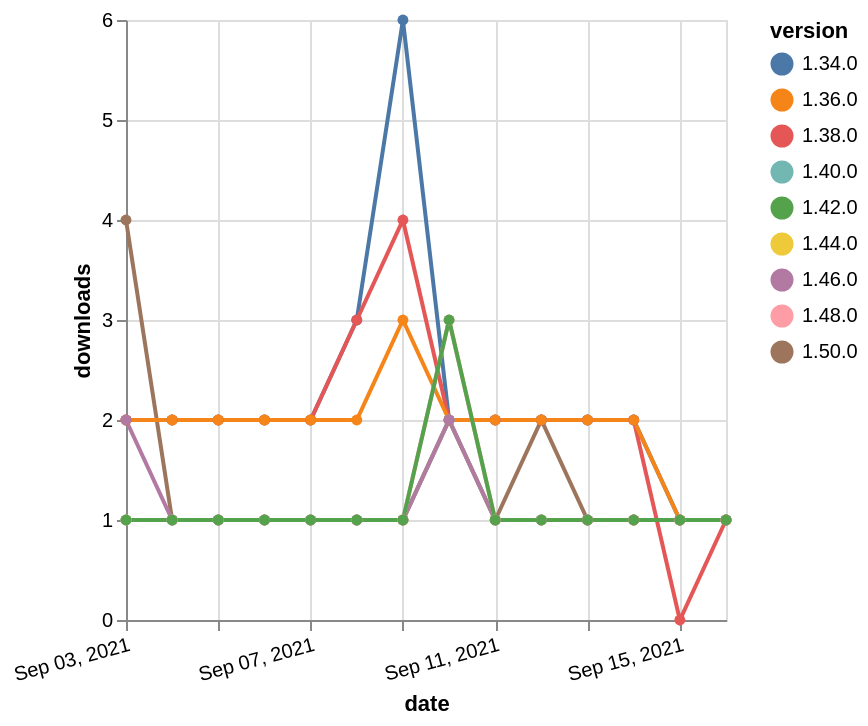

Source (Vega-Lite JSON):
### Vega-Lite specification from a JSON file in a GitHub repository (floating-point values rounded to 4 significant figures)
{"$schema": "https://vega.github.io/schema/vega-lite/v5.json", "description": "A simple bar chart with embedded data.", "data": {"values": [{"date": "2021-09-03", "total": 3040, "delta": 2, "version": "1.34.0"}, {"date": "2021-09-04", "total": 3042, "delta": 2, "version": "1.34.0"}, {"date": "2021-09-05", "total": 3044, "delta": 2, "version": "1.34.0"}, {"date": "2021-09-06", "total": 3046, "delta": 2, "version": "1.34.0"}, {"date": "2021-09-07", "total": 3048, "delta": 2, "version": "1.34.0"}, {"date": "2021-09-08", "total": 3051, "delta": 3, "version": "1.34.0"}, {"date": "2021-09-09", "total": 3057, "delta": 6, "version": "1.34.0"}, {"date": "2021-09-10", "total": 3059, "delta": 2, "version": "1.34.0"}, {"date": "2021-09-11", "total": 3061, "delta": 2, "version": "1.34.0"}, {"date": "2021-09-12", "total": 3063, "delta": 2, "version": "1.34.0"}, {"date": "2021-09-13", "total": 3065, "delta": 2, "version": "1.34.0"}, {"date": "2021-09-14", "total": 3067, "delta": 2, "version": "1.34.0"}, {"date": "2021-09-15", "total": 3068, "delta": 1, "version": "1.34.0"}, {"date": "2021-09-16", "total": 3069, "delta": 1, "version": "1.34.0"}, {"date": "2021-09-03", "total": 125, "delta": 4, "version": "1.50.0"}, {"date": "2021-09-04", "total": 126, "delta": 1, "version": "1.50.0"}, {"date": "2021-09-05", "total": 127, "delta": 1, "version": "1.50.0"}, {"date": "2021-09-06", "total": 128, "delta": 1, "version": "1.50.0"}, {"date": "2021-09-07", "total": 129, "delta": 1, "version": "1.50.0"}, {"date": "2021-09-08", "total": 130, "delta": 1, "version": "1.50.0"}, {"date": "2021-09-09", "total": 131, "delta": 1, "version": "1.50.0"}, {"date": "2021-09-10", "total": 133, "delta": 2, "version": "1.50.0"}, {"date": "2021-09-11", "total": 134, "delta": 1, "version": "1.50.0"}, {"date": "2021-09-12", "total": 136, "delta": 2, "version": "1.50.0"}, {"date": "2021-09-13", "total": 137, "delta": 1, "version": "1.50.0"}, {"date": "2021-09-14", "total": 138, "delta": 1, "version": "1.50.0"}, {"date": "2021-09-15", "total": 139, "delta": 1, "version": "1.50.0"}, {"date": "2021-09-16", "total": 140, "delta": 1, "version": "1.50.0"}, {"date": "2021-09-03", "total": 186, "delta": 1, "version": "1.44.0"}, {"date": "2021-09-04", "total": 187, "delta": 1, "version": "1.44.0"}, {"date": "2021-09-05", "total": 188, "delta": 1, "version": "1.44.0"}, {"date": "2021-09-06", "total": 189, "delta": 1, "version": "1.44.0"}, {"date": "2021-09-07", "total": 190, "delta": 1, "version": "1.44.0"}, {"date": "2021-09-08", "total": 191, "delta": 1, "version": "1.44.0"}, {"date": "2021-09-09", "total": 192, "delta": 1, "version": "1.44.0"}, {"date": "2021-09-10", "total": 194, "delta": 2, "version": "1.44.0"}, {"date": "2021-09-11", "total": 195, "delta": 1, "version": "1.44.0"}, {"date": "2021-09-12", "total": 196, "delta": 1, "version": "1.44.0"}, {"date": "2021-09-13", "total": 197, "delta": 1, "version": "1.44.0"}, {"date": "2021-09-14", "total": 198, "delta": 1, "version": "1.44.0"}, {"date": "2021-09-15", "total": 199, "delta": 1, "version": "1.44.0"}, {"date": "2021-09-16", "total": 200, "delta": 1, "version": "1.44.0"}, {"date": "2021-09-03", "total": 2433, "delta": 2, "version": "1.38.0"}, {"date": "2021-09-04", "total": 2435, "delta": 2, "version": "1.38.0"}, {"date": "2021-09-05", "total": 2437, "delta": 2, "version": "1.38.0"}, {"date": "2021-09-06", "total": 2439, "delta": 2, "version": "1.38.0"}, {"date": "2021-09-07", "total": 2441, "delta": 2, "version": "1.38.0"}, {"date": "2021-09-08", "total": 2444, "delta": 3, "version": "1.38.0"}, {"date": "2021-09-09", "total": 2448, "delta": 4, "version": "1.38.0"}, {"date": "2021-09-10", "total": 2450, "delta": 2, "version": "1.38.0"}, {"date": "2021-09-11", "total": 2452, "delta": 2, "version": "1.38.0"}, {"date": "2021-09-12", "total": 2454, "delta": 2, "version": "1.38.0"}, {"date": "2021-09-13", "total": 2456, "delta": 2, "version": "1.38.0"}, {"date": "2021-09-14", "total": 2458, "delta": 2, "version": "1.38.0"}, {"date": "2021-09-15", "total": 2458, "delta": 0, "version": "1.38.0"}, {"date": "2021-09-16", "total": 2459, "delta": 1, "version": "1.38.0"}, {"date": "2021-09-03", "total": 2567, "delta": 2, "version": "1.36.0"}, {"date": "2021-09-04", "total": 2569, "delta": 2, "version": "1.36.0"}, {"date": "2021-09-05", "total": 2571, "delta": 2, "version": "1.36.0"}, {"date": "2021-09-06", "total": 2573, "delta": 2, "version": "1.36.0"}, {"date": "2021-09-07", "total": 2575, "delta": 2, "version": "1.36.0"}, {"date": "2021-09-08", "total": 2577, "delta": 2, "version": "1.36.0"}, {"date": "2021-09-09", "total": 2580, "delta": 3, "version": "1.36.0"}, {"date": "2021-09-10", "total": 2582, "delta": 2, "version": "1.36.0"}, {"date": "2021-09-11", "total": 2584, "delta": 2, "version": "1.36.0"}, {"date": "2021-09-12", "total": 2586, "delta": 2, "version": "1.36.0"}, {"date": "2021-09-13", "total": 2588, "delta": 2, "version": "1.36.0"}, {"date": "2021-09-14", "total": 2590, "delta": 2, "version": "1.36.0"}, {"date": "2021-09-15", "total": 2591, "delta": 1, "version": "1.36.0"}, {"date": "2021-09-16", "total": 2592, "delta": 1, "version": "1.36.0"}, {"date": "2021-09-03", "total": 246, "delta": 1, "version": "1.40.0"}, {"date": "2021-09-04", "total": 247, "delta": 1, "version": "1.40.0"}, {"date": "2021-09-05", "total": 248, "delta": 1, "version": "1.40.0"}, {"date": "2021-09-06", "total": 249, "delta": 1, "version": "1.40.0"}, {"date": "2021-09-07", "total": 250, "delta": 1, "version": "1.40.0"}, {"date": "2021-09-08", "total": 251, "delta": 1, "version": "1.40.0"}, {"date": "2021-09-09", "total": 252, "delta": 1, "version": "1.40.0"}, {"date": "2021-09-10", "total": 254, "delta": 2, "version": "1.40.0"}, {"date": "2021-09-11", "total": 255, "delta": 1, "version": "1.40.0"}, {"date": "2021-09-12", "total": 256, "delta": 1, "version": "1.40.0"}, {"date": "2021-09-13", "total": 257, "delta": 1, "version": "1.40.0"}, {"date": "2021-09-14", "total": 258, "delta": 1, "version": "1.40.0"}, {"date": "2021-09-15", "total": 259, "delta": 1, "version": "1.40.0"}, {"date": "2021-09-16", "total": 260, "delta": 1, "version": "1.40.0"}, {"date": "2021-09-03", "total": 168, "delta": 2, "version": "1.46.0"}, {"date": "2021-09-04", "total": 169, "delta": 1, "version": "1.46.0"}, {"date": "2021-09-05", "total": 170, "delta": 1, "version": "1.46.0"}, {"date": "2021-09-06", "total": 171, "delta": 1, "version": "1.46.0"}, {"date": "2021-09-07", "total": 172, "delta": 1, "version": "1.46.0"}, {"date": "2021-09-08", "total": 173, "delta": 1, "version": "1.46.0"}, {"date": "2021-09-09", "total": 174, "delta": 1, "version": "1.46.0"}, {"date": "2021-09-10", "total": 176, "delta": 2, "version": "1.46.0"}, {"date": "2021-09-11", "total": 177, "delta": 1, "version": "1.46.0"}, {"date": "2021-09-12", "total": 178, "delta": 1, "version": "1.46.0"}, {"date": "2021-09-13", "total": 179, "delta": 1, "version": "1.46.0"}, {"date": "2021-09-14", "total": 180, "delta": 1, "version": "1.46.0"}, {"date": "2021-09-15", "total": 181, "delta": 1, "version": "1.46.0"}, {"date": "2021-09-16", "total": 182, "delta": 1, "version": "1.46.0"}, {"date": "2021-09-03", "total": 196, "delta": 1, "version": "1.48.0"}, {"date": "2021-09-04", "total": 197, "delta": 1, "version": "1.48.0"}, {"date": "2021-09-05", "total": 198, "delta": 1, "version": "1.48.0"}, {"date": "2021-09-06", "total": 199, "delta": 1, "version": "1.48.0"}, {"date": "2021-09-07", "total": 200, "delta": 1, "version": "1.48.0"}, {"date": "2021-09-08", "total": 201, "delta": 1, "version": "1.48.0"}, {"date": "2021-09-09", "total": 202, "delta": 1, "version": "1.48.0"}, {"date": "2021-09-10", "total": 205, "delta": 3, "version": "1.48.0"}, {"date": "2021-09-11", "total": 206, "delta": 1, "version": "1.48.0"}, {"date": "2021-09-12", "total": 207, "delta": 1, "version": "1.48.0"}, {"date": "2021-09-13", "total": 208, "delta": 1, "version": "1.48.0"}, {"date": "2021-09-14", "total": 209, "delta": 1, "version": "1.48.0"}, {"date": "2021-09-15", "total": 210, "delta": 1, "version": "1.48.0"}, {"date": "2021-09-16", "total": 211, "delta": 1, "version": "1.48.0"}, {"date": "2021-09-03", "total": 326, "delta": 1, "version": "1.42.0"}, {"date": "2021-09-04", "total": 327, "delta": 1, "version": "1.42.0"}, {"date": "2021-09-05", "total": 328, "delta": 1, "version": "1.42.0"}, {"date": "2021-09-06", "total": 329, "delta": 1, "version": "1.42.0"}, {"date": "2021-09-07", "total": 330, "delta": 1, "version": "1.42.0"}, {"date": "2021-09-08", "total": 331, "delta": 1, "version": "1.42.0"}, {"date": "2021-09-09", "total": 332, "delta": 1, "version": "1.42.0"}, {"date": "2021-09-10", "total": 335, "delta": 3, "version": "1.42.0"}, {"date": "2021-09-11", "total": 336, "delta": 1, "version": "1.42.0"}, {"date": "2021-09-12", "total": 337, "delta": 1, "version": "1.42.0"}, {"date": "2021-09-13", "total": 338, "delta": 1, "version": "1.42.0"}, {"date": "2021-09-14", "total": 339, "delta": 1, "version": "1.42.0"}, {"date": "2021-09-15", "total": 340, "delta": 1, "version": "1.42.0"}, {"date": "2021-09-16", "total": 341, "delta": 1, "version": "1.42.0"}]}, "width": "container", "mark": {"type": "line", "point": {"filled": true}}, "encoding": {"x": {"field": "date", "type": "temporal", "timeUnit": "yearmonthdate", "title": "date", "axis": {"labelAngle": -15}}, "y": {"field": "delta", "type": "quantitative", "title": "downloads"}, "color": {"field": "version", "type": "nominal"}, "tooltip": {"field": "delta"}}}
